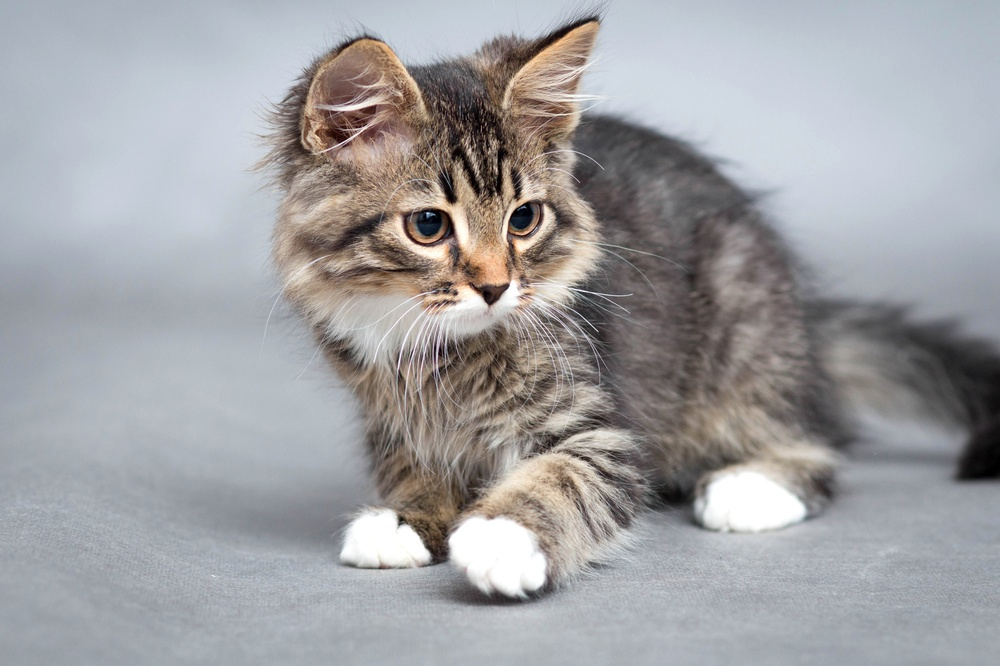
#> input picture ex03/chat.jpg, 1000 x 666 px, shrunk from 1688 x 1125 before the run
$ python ColorFilter.py
#> lines starting #> are read from the running program, lines starting #| are printed output that depends on the picture
### ex03/ImageProcessor.py
import numpy as np
from PIL import Image
import matplotlib.pyplot as plt


class ImageProcessor:

    @staticmethod
    def load(path):
#> called with path = 'chat.jpg'
        img_pil = Image.open(path)
#> img_pil is the input picture: PIL image 1000x666 RGB; mean R, G, B 160.4, 160.3, 162.9
        img = np.array(img_pil)
        print("Loading image of dimension {} x {}".format(img.shape[0], img.shape[1]))
#| Loading image of dimension 666 x 1000
#> (printed output is left out)
        return img

    @staticmethod
    def display(array):
        plt.imshow(array)
        plt.show()


# [4 lines that do not run on import are left out]

### ex03/ColorFilter.py
import numpy as np
import matplotlib.pyplot as plt
import PIL.Image as pimg
from ImageProcessor import ImageProcessor as Ip


class ColorFilter:

    @staticmethod
    def invert(array):
        return 255 - array

    @staticmethod
    def to_blue(array):
        array[:, :, 0:2] = 0
        return array

    @staticmethod
    def to_red(array):
        array[:, :, 1:] = 0
        return array

    @staticmethod
    def to_yellow(array):
        array[:, :, 2:] = 0
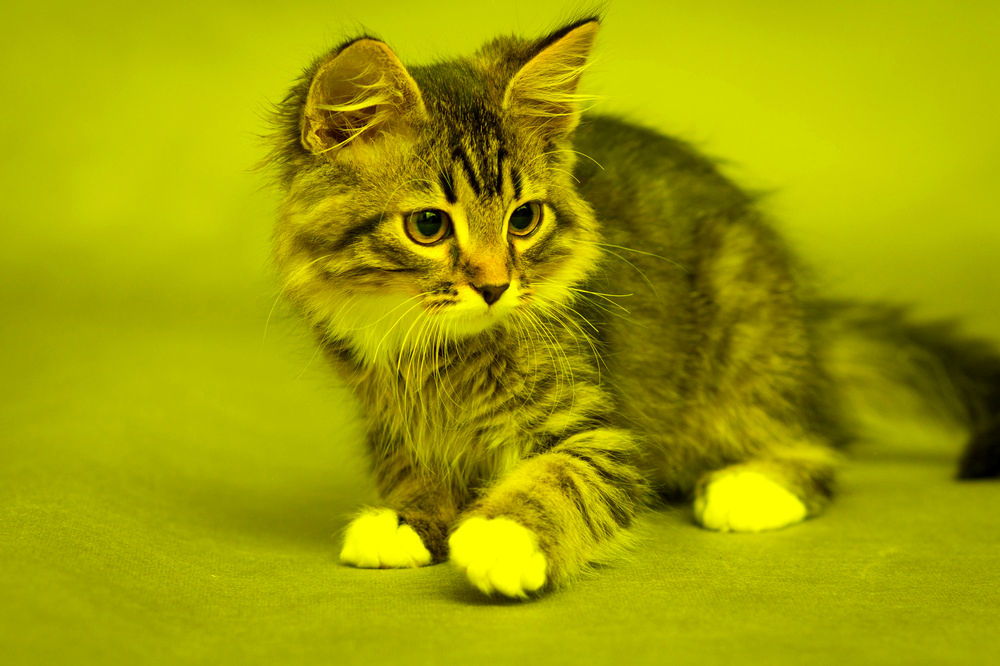
#> array: shape (666, 1000, 3); mean R, G, B 160.4, 160.3, 0
        return array

    @staticmethod
    def to_green(array):
        array[:, :, (0, 2)] = 0
        return array


if __name__ == '__main__':
    arr = Ip.load('chat.jpg')

    print(arr)
    new_arr = ColorFilter.to_yellow(arr)
    print(new_arr)
#> (printed output is left out)
    Ip.display(new_arr)
